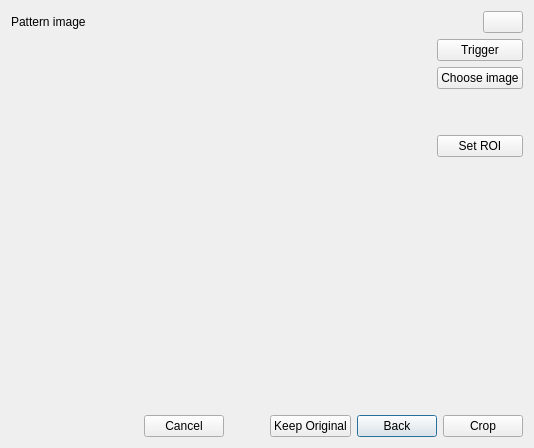
<?xml version="1.0" encoding="UTF-8"?>
<ui version="4.0">
 <class>AddPatternImageDialog</class>
 <widget class="QDialog" name="AddPatternImageDialog">
  <property name="geometry">
   <rect>
    <x>0</x>
    <y>0</y>
    <width>534</width>
    <height>448</height>
   </rect>
  </property>
  <property name="windowTitle">
   <string>Dialog</string>
  </property>
  <layout class="QVBoxLayout" name="verticalLayout_2" stretch="0,1,0">
   <item>
    <layout class="QHBoxLayout" name="horizontalLayout_3" stretch="1,0">
     <item>
      <widget class="QLabel" name="label_title">
       <property name="text">
        <string>Pattern image</string>
       </property>
      </widget>
     </item>
     <item>
      <widget class="LampButton" name="lamp_camera_connection">
       <property name="focusPolicy">
        <enum>Qt::FocusPolicy::NoFocus</enum>
       </property>
       <property name="text">
        <string/>
       </property>
      </widget>
     </item>
    </layout>
   </item>
   <item>
    <layout class="QHBoxLayout" name="horizontalLayout_2" stretch="0,0">
     <item>
      <widget class="QStackedWidget" name="stack_wg"/>
     </item>
     <item>
      <layout class="QVBoxLayout" name="verticalLayout">
       <item>
        <widget class="QPushButton" name="btn_trigger">
         <property name="focusPolicy">
          <enum>Qt::FocusPolicy::NoFocus</enum>
         </property>
         <property name="text">
          <string>Trigger</string>
         </property>
        </widget>
       </item>
       <item>
        <widget class="QPushButton" name="btn_choose_image">
         <property name="focusPolicy">
          <enum>Qt::FocusPolicy::NoFocus</enum>
         </property>
         <property name="text">
          <string>Choose image</string>
         </property>
        </widget>
       </item>
       <item>
        <spacer name="verticalSpacer">
         <property name="orientation">
          <enum>Qt::Orientation::Vertical</enum>
         </property>
         <property name="sizeType">
          <enum>QSizePolicy::Policy::Fixed</enum>
         </property>
         <property name="sizeHint" stdset="0">
          <size>
           <width>20</width>
           <height>40</height>
          </size>
         </property>
        </spacer>
       </item>
       <item>
        <widget class="QPushButton" name="btn_set_roi">
         <property name="focusPolicy">
          <enum>Qt::FocusPolicy::NoFocus</enum>
         </property>
         <property name="text">
          <string>Set ROI</string>
         </property>
        </widget>
       </item>
       <item>
        <spacer name="verticalSpacer_2">
         <property name="orientation">
          <enum>Qt::Orientation::Vertical</enum>
         </property>
         <property name="sizeHint" stdset="0">
          <size>
           <width>20</width>
           <height>40</height>
          </size>
         </property>
        </spacer>
       </item>
      </layout>
     </item>
    </layout>
   </item>
   <item>
    <layout class="QHBoxLayout" name="horizontalLayout" stretch="10,1,0,1,0,1">
     <item>
      <spacer name="horizontalSpacer">
       <property name="orientation">
        <enum>Qt::Orientation::Horizontal</enum>
       </property>
       <property name="sizeHint" stdset="0">
        <size>
         <width>40</width>
         <height>20</height>
        </size>
       </property>
      </spacer>
     </item>
     <item>
      <widget class="QPushButton" name="btn_cancel">
       <property name="focusPolicy">
        <enum>Qt::FocusPolicy::NoFocus</enum>
       </property>
       <property name="text">
        <string>Cancel</string>
       </property>
      </widget>
     </item>
     <item>
      <spacer name="horizontalSpacer_2">
       <property name="orientation">
        <enum>Qt::Orientation::Horizontal</enum>
       </property>
       <property name="sizeHint" stdset="0">
        <size>
         <width>40</width>
         <height>20</height>
        </size>
       </property>
      </spacer>
     </item>
     <item>
      <widget class="QPushButton" name="btn_no_crop">
       <property name="focusPolicy">
        <enum>Qt::FocusPolicy::NoFocus</enum>
       </property>
       <property name="text">
        <string>Keep Original</string>
       </property>
      </widget>
     </item>
     <item>
      <widget class="QPushButton" name="btn_back">
       <property name="text">
        <string>Back</string>
       </property>
      </widget>
     </item>
     <item>
      <widget class="QPushButton" name="btn_crop">
       <property name="focusPolicy">
        <enum>Qt::FocusPolicy::NoFocus</enum>
       </property>
       <property name="text">
        <string>Crop</string>
       </property>
      </widget>
     </item>
    </layout>
   </item>
  </layout>
 </widget>
 <customwidgets>
  <customwidget>
   <class>LampButton</class>
   <extends>QPushButton</extends>
   <header location="global">ui/widgets/lamp_button.h</header>
  </customwidget>
 </customwidgets>
 <resources/>
 <connections/>
</ui>
